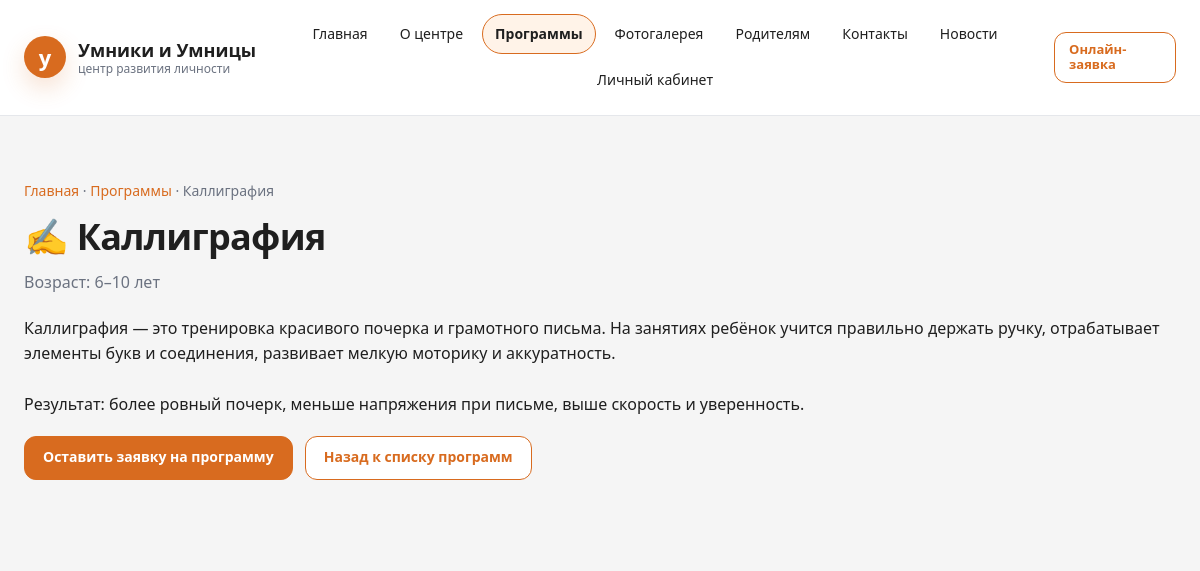
The page /program.php?slug=calligraphy on the database its author committed.
### tables this page shows
CREATE TABLE IF NOT EXISTS programs (
    id INT UNSIGNED AUTO_INCREMENT PRIMARY KEY,
    title VARCHAR(255) NOT NULL,
    slug VARCHAR(255) NOT NULL UNIQUE,
    age_from TINYINT NULL,
    age_to TINYINT NULL,
    short_description TEXT NULL,
    full_description TEXT NULL,
    is_active TINYINT(1) NOT NULL DEFAULT 1,
    sort_order INT DEFAULT 0,
    created_at TIMESTAMP DEFAULT CURRENT_TIMESTAMP
);

### program.php (the view, shortened to what this page needs)
<?php
require_once __DIR__ . '/config.php';
function program_emoji(string $slug): string {
    $map = [
        'razvivaika-4plus' => '🧩',
        'doshkolyata-5plus' => '🎒',
        'reading' => '📖',
        'calligraphy' => '✍️',
        'speech-therapist' => '🗣️',
        'english' => '🇬🇧',
        'vocal' => '🎤',
        'acting' => '🎭',
        'drawing' => '🎨',
        'dance' => '💃',
        'ofp-wrestling' => '🤼',
        'school-prep' => '📚',
    ];
    return $map[$slug] ?? '✨';
}
$slug = (string)($_GET['slug'] ?? '');
$program = null;
if ($slug !== '') {
    try {
        $stmt = $pdo->prepare("SELECT * FROM programs WHERE slug = :slug LIMIT 1");
        $stmt->execute([':slug' => $slug]);
        $program = $stmt->fetch();
    } catch (PDOException $e) {
        $program = null;
    }
}
?>
<!DOCTYPE html>
<html lang="ru">
<head>
    <link rel="stylesheet" href="assets/css/style.css">
</head>
<body>
<header class="site-header">
    <div class="container header-inner">
        <div class="logo">
            <div class="logo-circle">у</div>
            <div class="logo-text">
                <div class="logo-title">Умники и Умницы</div>
                <div class="logo-subtitle">центр развития личности</div>
            </div>
        </div>
        <nav class="main-nav">
            <a href="index.html">Главная</a>
            <a href="about.html">О центре</a>
            <a href="programs.php" class="is-current">Программы</a>
            <a href="gallery.html">Фотогалерея</a>
            <a href="parents.php">Родителям</a>
            <a href="contacts.html">Контакты</a>
            <a href="news.php">Новости</a>
            <a href="login.php">Личный кабинет</a>
        </nav>
        <a href="parents.php" class="btn btn-sm btn-outline">Онлайн-заявка</a>
    </div>
</header>
<main>
    <section class="section section-alt">
        <div class="container">
            <div class="breadcrumbs">
                <a href="index.html">Главная</a> · <a href="programs.php">Программы</a>
                <?php if ($program): ?> · <?php echo htmlspecialchars($program['title'], ENT_QUOTES | ENT_SUBSTITUTE, 'UTF-8'); ?><?php endif; ?>
            </div>
            <?php if (!$program): ?>
                <h1 class="page-title">Программа не найдена</h1>
                <p class="section-lead">Возможно, ссылка устарела или программа была изменена.</p>
            <?php else: ?>
                <h1 class="page-title"><?php echo program_emoji($program['slug']) . ' ' . htmlspecialchars($program['title'], ENT_QUOTES | ENT_SUBSTITUTE, 'UTF-8'); ?></h1>
                <p class="section-lead">
                    Возраст:
                    <?php if ($program['age_from'] || $program['age_to']): ?>
                        <?php echo htmlspecialchars((string)$program['age_from'], ENT_QUOTES | ENT_SUBSTITUTE, 'UTF-8'); ?>–<?php echo htmlspecialchars((string)$program['age_to'], ENT_QUOTES | ENT_SUBSTITUTE, 'UTF-8'); ?> лет
                    <?php else: ?>
                        по согласованию
                    <?php endif; ?>
                </p>
                <?php if (!empty($program['full_description'])): ?>
                    <p><?php echo nl2br(htmlspecialchars($program['full_description'], ENT_QUOTES | ENT_SUBSTITUTE, 'UTF-8')); ?></p>
                <?php endif; ?>
                <div style="margin-top:18px;">
                    <a href="parents.php" class="btn btn-full">Оставить заявку на программу</a>
                    <a href="programs.php" class="btn btn-outline" style="margin-left:8px;">Назад к списку программ</a>
                </div>
            <?php endif; ?>
        </div>
    </section>
</main>
</body>
</html>

### assets/css/style.css (style rules this page uses)
:root { --accent: #D86B1F; --accent-hover: #BF5A17; --accent-soft: #FFF3E8; --text: #1F1F1F; --muted: #6B7280; --bg-soft: #F5F5F5; --border: #E5E7EB; --card: #FFFFFF; --input-hover: #F0F0F0; --input-border-hover: #D1D5DB; --placeholder: #9CA3AF; --danger: #DC2626; --success: #16A34A; --shadow-card: 0 8px 24px rgba(0, 0, 0, 0.04); --shadow-soft: 0 14px 34px rgba(31, 31, 31, 0.07); --radius-card: 18px; --radius-control: 12px; }
*, *::before, *::after { box-sizing: border-box; }
html { margin: 0; padding: 0; overflow-x: hidden; scroll-behavior: smooth; }
body { margin: 0; padding: 0; min-width: 0; overflow-x: hidden; font-family: system-ui, -apple-system, BlinkMacSystemFont, "SF Pro Text", "Segoe UI", sans-serif; color: var(--text); background: var(--bg-soft); line-height: 1.6; text-rendering: optimizeLegibility; }
a { color: var(--accent); text-underline-offset: 3px; transition: color 0.16s ease, background 0.16s ease, border-color 0.16s ease, box-shadow 0.16s ease, transform 0.16s ease; }
.container { width: min(1180px, 100% - 48px); margin: 0 auto; }
main { padding-bottom: 64px; }
.section { padding: 64px 0; }
.section-alt { background: var(--bg-soft); }
.site-header { position: sticky; top: 0; z-index: 50; background: rgba(255, 255, 255, 0.94); border-bottom: 1px solid var(--border); backdrop-filter: blur(14px); }
.header-inner { display: flex; align-items: center; justify-content: space-between; gap: 20px; padding: 14px 0; }
.logo { display: flex; align-items: center; gap: 12px; min-width: max-content; }
.logo-circle { width: 42px; height: 42px; border-radius: 50%; background: var(--accent); box-shadow: 0 10px 24px rgba(216, 107, 31, 0.2); display: flex; align-items: center; justify-content: center; color: #FFFFFF; font-weight: 800; font-size: 22px; text-transform: lowercase; }
.logo-text { display: flex; flex-direction: column; line-height: 1.25; }
.logo-title { font-weight: 700; font-size: 18px; color: var(--text); }
.logo-subtitle { font-size: 12px; color: var(--muted); }
.main-nav { display: flex; gap: 6px; align-items: center; justify-content: center; flex-wrap: wrap; font-size: 14px; }
.main-nav a { text-decoration: none; color: var(--text); padding: 8px 12px; border-radius: 999px; border: 1px solid transparent; white-space: nowrap; }
.main-nav a.is-current { background: var(--accent-soft); border-color: var(--accent); color: var(--text); font-weight: 700; }
.btn, button[type="submit"], input[type="submit"], input[type="button"] { display: inline-flex; align-items: center; justify-content: center; gap: 8px; min-height: 44px; border-radius: var(--radius-control); border: 1px solid var(--border); cursor: pointer; padding: 12px 18px; font-size: 14px; line-height: 1.2; font-weight: 600; text-decoration: none; color: var(--text); background: var(--bg-soft); box-shadow: none; appearance: none; }
.btn-full, button.btn-full, input.btn-full, button[type="submit"]:not(.btn-outline):not(.btn-white) { background: var(--accent); color: #FFFFFF; border-color: var(--accent); }
.btn-outline { background: #FFFFFF; color: var(--accent); border-color: var(--accent); }
.btn-sm { min-height: 38px; padding: 9px 14px; font-size: 13px; }
.page-title { font-size: clamp(28px, 3vw, 40px); line-height: 1.16; letter-spacing: -0.02em; font-weight: 700; margin: 0 0 12px; }
.hero-subtitle, .section-lead { font-size: 16px; color: var(--muted); max-width: 680px; margin: 0 0 20px; }
.breadcrumbs { font-size: 14px; color: var(--muted); margin-bottom: 14px; }
.breadcrumbs a { color: var(--accent); text-decoration: none; }

### rows shown on the page
programs: title "Каллиграфия", slug "✍️", age_from "6", age_to "10", full_description "Каллиграфия — это тренировка красивого почерка и грамотного письма. На занятиях ребёнок учится правильно держать ручку, отрабатывает элементы букв и соединения, развивает мелкую моторику и аккуратность. Результат: более ровный почерк, меньше напряжения при письме, выше скорость и уверенность."
